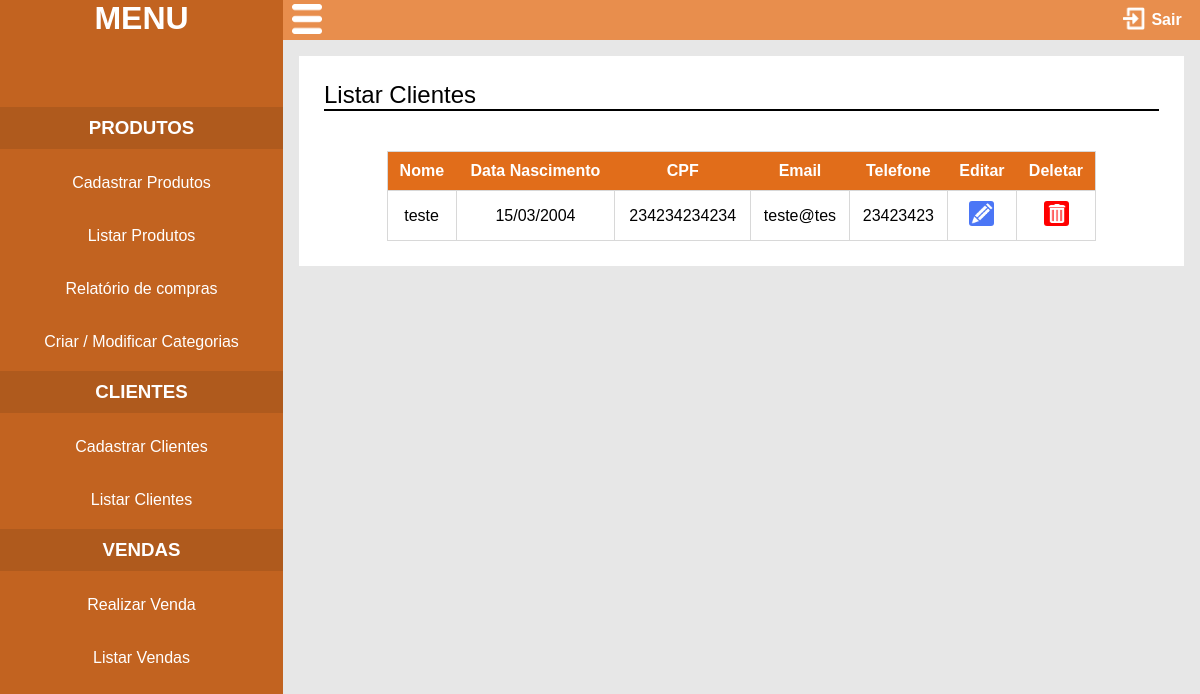
Screenshot of /painel/listar-clientes (signed in) with the database file from the repository.
### tables this page shows
CREATE TABLE IF NOT EXISTS `clientes` (
  `id` int(11) NOT NULL AUTO_INCREMENT,
  `nome` varchar(100) NOT NULL,
  `cpf` varchar(14) NOT NULL,
  `datanasc` date NOT NULL,
  `email` varchar(100) NOT NULL,
  `telefone` varchar(14) NOT NULL,
  PRIMARY KEY (`id`)
);

### classes/MySQL.php (called while the page is built)
<?php
class MySQL{
    private static $pdo;
    public static function conectar(){
        if(self::$pdo == NULL){
            try{
            self::$pdo = new PDO('mysql:host='.HOST.';dbname='.DATABASE,USER,PASSWORD,array(PDO::MYSQL_ATTR_INIT_COMMAND => "SET NAMES utf8 "));
            }catch(Exception $e){
                echo '<h4>Erro ao conectar </h4>';
            }
        }
        return self::$pdo;
    }
}

### painel/pages/listar-clientes.php (the view, shortened to what this page needs)
<?php
$sql = MySQL::conectar()->query("SELECT * FROM `clientes`");
$result = $sql->fetchAll();
?>
<head>
    <link rel="stylesheet" href="<?php INCLUDE_PATH_PAINEL?>css/listar-clientes.css">
</head>
<div class="container">
    <p class="titulo">Listar Clientes</p>
    <div class="center">
    <table class="table">
        <th>Nome</th>
        <th>Data Nascimento</th>
        <th>CPF</th>
        <th>Email</th>
        <th>Telefone</th>
        <th>Editar</th>
        <th>Deletar</th>
    <?php
    foreach($result as $value){
        echo
        "<tr>
            <td class='p-nome'>".$value['nome']."</td>
            <td>".date('d/m/Y', strtotime($value['datanasc']))."</p>
            <td>".$value['cpf']."</td>
            <td>".$value['email']."</td>
            <td>".$value['telefone']."</td>
            <td><button onclick=\"pegaid('{$value['id']}','{$value['nome']}','{$value['datanasc']}','{$value['cpf']}','{$value['email']}','{$value['telefone']}')\" class='editar-button'><img class='editar-img' src='".INCLUDE_PATH_PAINEL."/images/lapis-editar.png' width=22px></button></td>
            <td><button onclick=\"deletar({$value['id']})\" class='deletar'><img class='deletar-img' src='".INCLUDE_PATH_PAINEL."/images/lixeira.png'></button></td>
        </tr>";
        }
    ?>
    </table>
    </div>
</div>

### painel/css/sistemaestilo.css (style rules this page uses)
* { margin: 0; padding: 0; font-family:'Arial'; }
html,body { height: 100%; width: 100%; background-color:rgb(231, 231, 231); }
body { overflow-x: hidden; min-width: 1146px; }

### painel/css/listar-clientes.css (style rules this page uses)
.container { font-family: Arial; padding: 25px; }
.titulo { font-size: 24px; border-bottom: solid; border-width: 2px; margin-bottom: 40px; }
.table { border-collapse: collapse; width: 85%; margin: auto; }
table, td { border: 1px solid rgb(216, 216, 216); }
th { font-weight: bold; color: white; background-color: rgb(225, 109, 26); }
th, td { padding: 10px; text-align: center; }
.deletar { color:aliceblue; background-color: red; border: transparent; border-radius: 3px; height: 25px; width: 25px; font-size: 16px; cursor: pointer; }
.editar-button { color:aliceblue; background-color: #4b76f6; border: transparent; border-radius: 3px; height: 25px; width: 25px; font-size: 16px; cursor: pointer; }
.editar-img { width: 22px; display: flex; justify-content: center; margin-left: 2px; }
.deletar-img { width: 22px; display: flex; justify-content: center; margin-left: 2px; }

### rows the page displays
clientes: nome "teste", datanasc "15/03/2004", cpf "234234234234", email "teste@tes", telefone "23423423"
